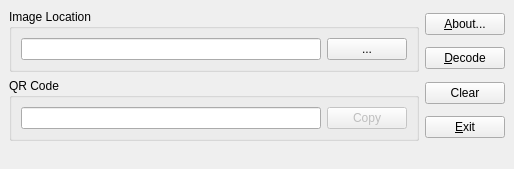
<?xml version="1.0" encoding="UTF-8"?>
<ui version="4.0">
 <class>MainWindow</class>
 <widget class="QMainWindow" name="MainWindow">
  <property name="geometry">
   <rect>
    <x>0</x>
    <y>0</y>
    <width>500</width>
    <height>156</height>
   </rect>
  </property>
  <property name="windowTitle">
   <string>qrDecoder - v0.1</string>
  </property>
  <property name="windowIcon">
   <iconset resource="images.qrc">
    <normaloff>:/Images/icon.png</normaloff>:/Images/icon.png</iconset>
  </property>
  <property name="autoFillBackground">
   <bool>true</bool>
  </property>
  <widget class="QWidget" name="centralwidget">
   <layout class="QGridLayout" name="gridLayout_2">
    <item row="0" column="0" rowspan="2">
     <widget class="QGroupBox" name="groupBox">
      <property name="title">
       <string>Image Location</string>
      </property>
      <layout class="QHBoxLayout" name="horizontalLayout_2">
       <item>
        <widget class="QLineEdit" name="lineEdit_location">
         <property name="minimumSize">
          <size>
           <width>300</width>
           <height>20</height>
          </size>
         </property>
         <property name="acceptDrops">
          <bool>false</bool>
         </property>
        </widget>
       </item>
       <item>
        <widget class="QPushButton" name="pushButton_browse">
         <property name="text">
          <string>...</string>
         </property>
        </widget>
       </item>
      </layout>
     </widget>
    </item>
    <item row="0" column="1">
     <widget class="QPushButton" name="pushButton_about">
      <property name="text">
       <string>&amp;About...</string>
      </property>
     </widget>
    </item>
    <item row="2" column="0" rowspan="2">
     <widget class="QGroupBox" name="groupBox_2">
      <property name="title">
       <string>QR Code</string>
      </property>
      <layout class="QHBoxLayout" name="horizontalLayout">
       <item>
        <widget class="QLineEdit" name="lineEdit_code">
         <property name="enabled">
          <bool>true</bool>
         </property>
         <property name="minimumSize">
          <size>
           <width>300</width>
           <height>0</height>
          </size>
         </property>
         <property name="acceptDrops">
          <bool>false</bool>
         </property>
         <property name="autoFillBackground">
          <bool>false</bool>
         </property>
         <property name="inputMethodHints">
          <set>Qt::ImhNone</set>
         </property>
         <property name="echoMode">
          <enum>QLineEdit::Normal</enum>
         </property>
         <property name="readOnly">
          <bool>true</bool>
         </property>
        </widget>
       </item>
       <item>
        <widget class="QPushButton" name="pushButton_copy">
         <property name="enabled">
          <bool>false</bool>
         </property>
         <property name="text">
          <string>Copy</string>
         </property>
        </widget>
       </item>
      </layout>
     </widget>
    </item>
    <item row="2" column="1">
     <widget class="QPushButton" name="pushButton_clear">
      <property name="enabled">
       <bool>true</bool>
      </property>
      <property name="text">
       <string>Clear</string>
      </property>
     </widget>
    </item>
    <item row="3" column="1">
     <widget class="QPushButton" name="pushButton_exit">
      <property name="text">
       <string>&amp;Exit</string>
      </property>
     </widget>
    </item>
    <item row="1" column="1">
     <widget class="QPushButton" name="pushButton_decode">
      <property name="text">
       <string>&amp;Decode</string>
      </property>
     </widget>
    </item>
   </layout>
  </widget>
  <widget class="QStatusBar" name="statusbar">
   <property name="sizeGripEnabled">
    <bool>false</bool>
   </property>
  </widget>
 </widget>
 <resources>
  <include location="images.qrc"/>
 </resources>
 <connections/>
</ui>
